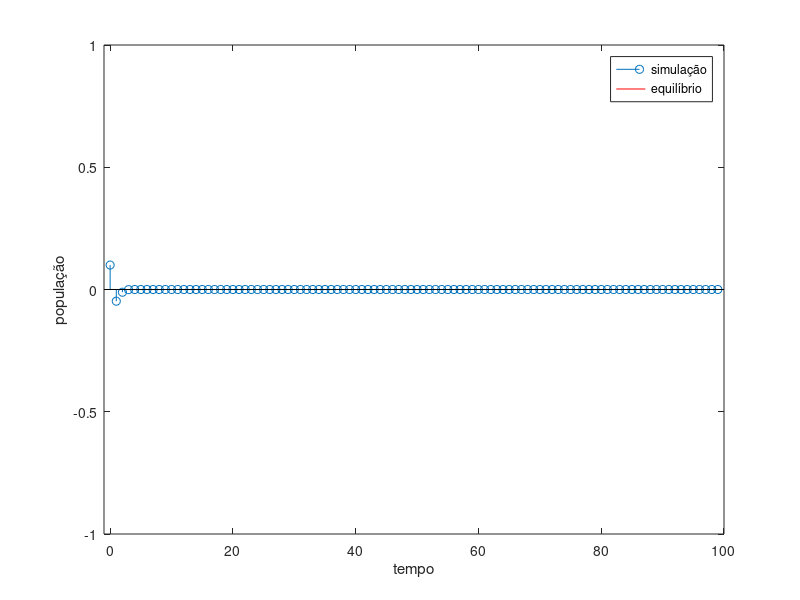

Here is the MATLAB script that generated this plot:
clear
close all
clc

r=2.7
T=100
x=zeros(1,T)
x(1)=0.1

for i = 1:T-1
  x(i+1) = exp(-4.9*x(i)^2)-1
end

tempo=(1:T)-1;
stem(tempo,x)
xlabel('tempo')
ylabel('população')
xeq=1-exp(1)
hold on
plot(tempo, xeq*ones(length(tempo), 1), 'r')
legend('simulação', 'equilíbrio')
axis([-1 T -1 1])

